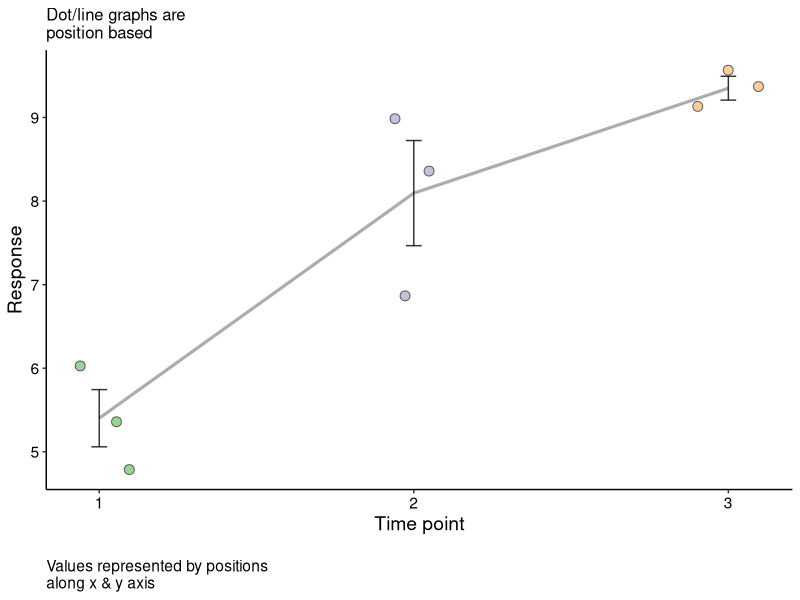
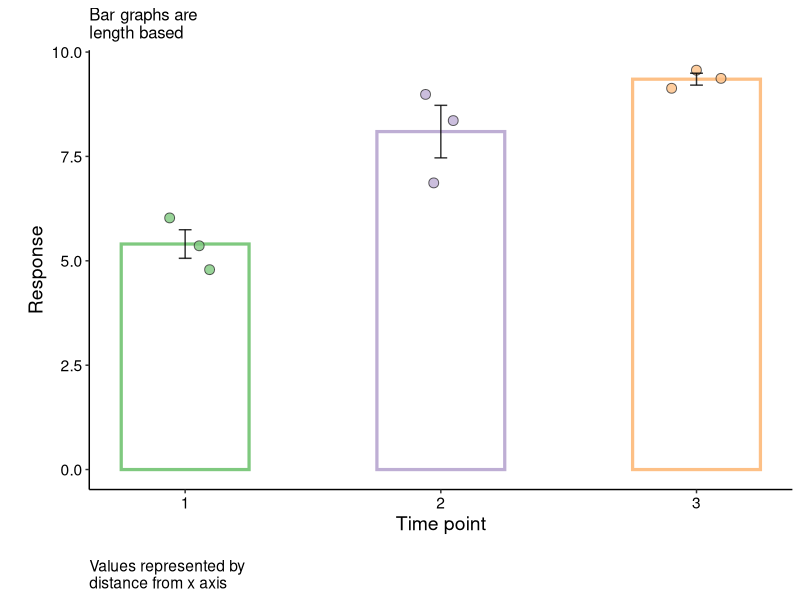
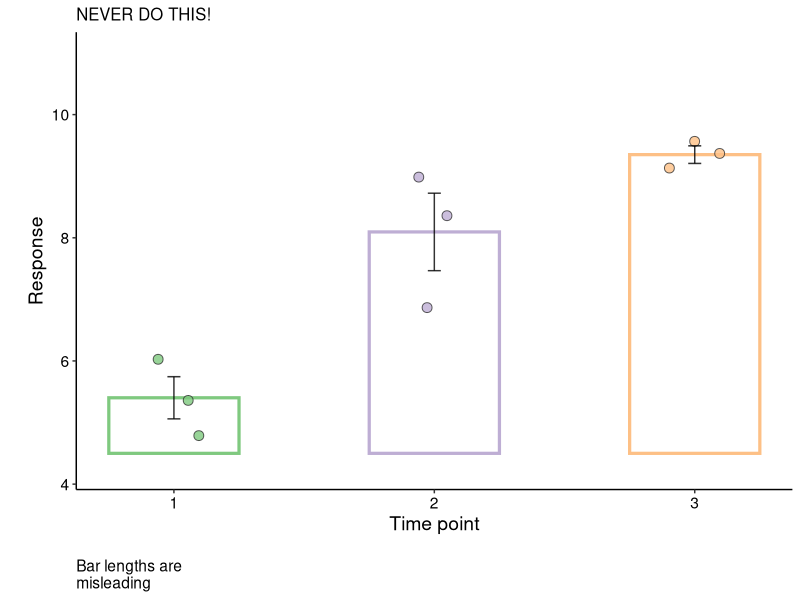
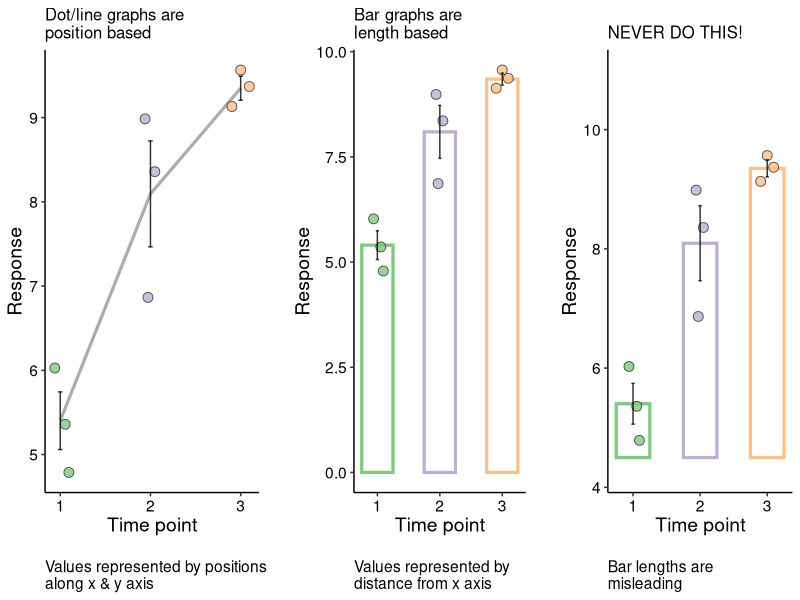
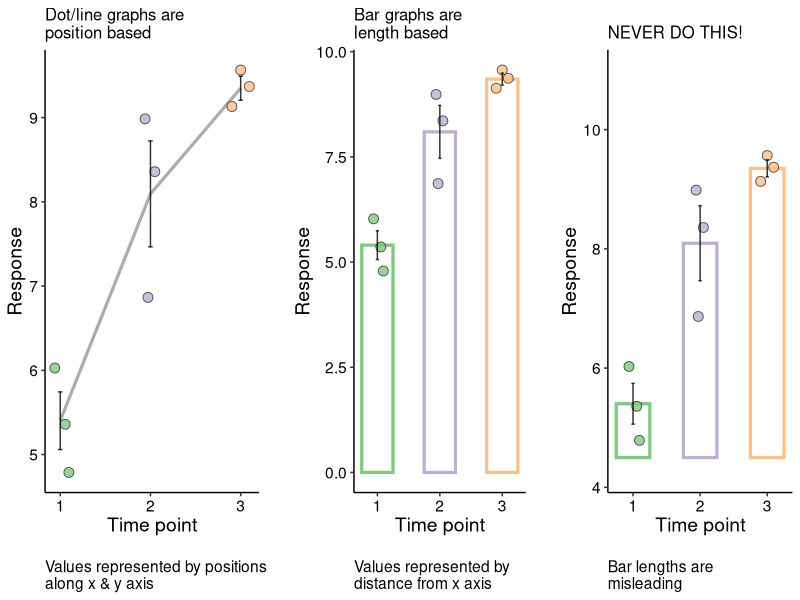
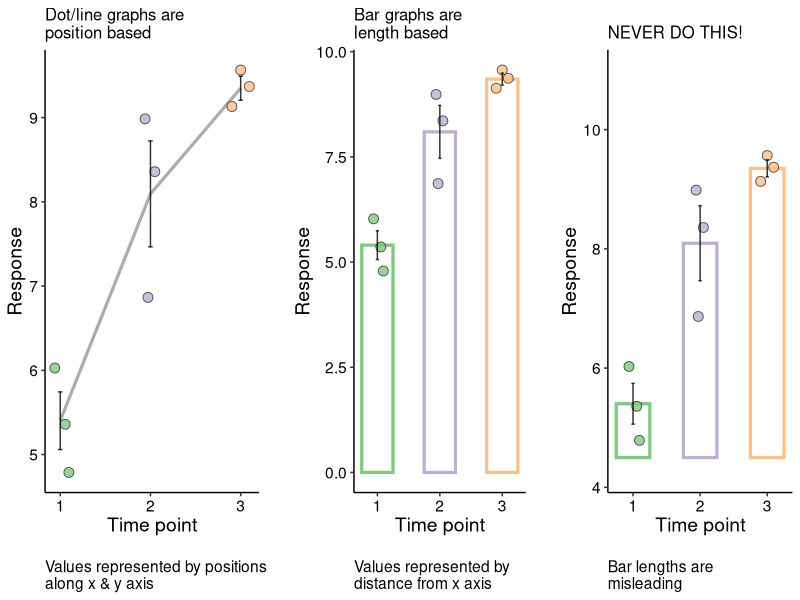

The R script that drew these images, in order:
## ---- chunk 1
knitr::opts_chunk$set(echo = TRUE)
## ---- chunk 2
library(tidyverse)
library(RColorBrewer)
library(cowplot)
## ---- chunk 3
set.seed(666)
Example_data1 <- rbind(
  rnorm(3, mean = 5, sd = 0.5) %>%
    as.data.frame() %>% 
    mutate(time = 1),
  rnorm(3, mean = 8, sd = 0.5) %>% 
    as.data.frame() %>% 
    mutate(time = 2),
  rnorm(3, mean = 10, sd = 0.5) %>%
    as.data.frame() %>% 
    mutate(time = 3)
) %>% 
  rename(response = ".")

head(Example_data1)
## ---- chunk 4
Dotline <- Example_data1 %>% 
  ggplot(aes(x = time, y = response)) +
  stat_summary(geom = "line", fun.data = mean_se, 
               size = 1.1, alpha = 0.8, color = "grey60") +
  geom_point(aes(fill = as.factor(time)), shape = 21, color = "grey20",
             alpha = 0.8, size = 3, position = position_jitter(0.1, seed = 666)) +
  stat_summary(geom = "errorbar", fun.data = mean_se,
               width = 0.05, alpha = 0.8) +
  scale_fill_manual(values = brewer.pal(8, "Accent")) +
  scale_x_continuous(breaks = c(1, 2, 3)) +
  labs(x = "Time point",
       y = "Response",
       title = "Dot/line graphs are\nposition based",
       caption = "\nValues represented by positions\nalong x & y axis") +
  theme_classic() +
  theme(
    legend.position = "none",
    text = element_text(size = 14, color = "black"),
    axis.text = element_text(color = "black"),
    plot.title = element_text(size = 12),
    plot.caption = element_text(hjust = 0)
  )

Dotline
## ---- chunk 5
GoodBar <- Example_data1 %>% 
  ggplot(aes(x = time, y = response)) +
  stat_summary(geom = "bar", fun.data = mean_se, aes(color = as.factor(time)),
               size = 1.1, alpha = 0.8, fill = NA, width = 0.5) +
  geom_point(aes(fill = as.factor(time)), shape = 21, color = "grey20",
             alpha = 0.8, size = 3, position = position_jitter(0.1, seed = 666)) +
  stat_summary(geom = "errorbar", fun.data = mean_se,
               width = 0.05, alpha = 0.8) +
  scale_fill_manual(values = brewer.pal(8, "Accent")) +
  scale_color_manual(values = brewer.pal(8, "Accent")) +
  scale_x_continuous(breaks = c(1, 2, 3)) +
  labs(x = "Time point",
       y = "\nResponse",
       title = "Bar graphs are\nlength based",
       caption = "\nValues represented by\ndistance from x axis") +
  theme_classic() +
  theme(
    legend.position = "none",
    text = element_text(size = 14, color = "black"),
    axis.text = element_text(color = "black"),
    plot.title = element_text(size = 12),
    plot.caption = element_text(hjust = 0)
  )

GoodBar
## ---- chunk 6
Example_data1_s <- Example_data1 %>% 
  group_by(time) %>% 
  summarise(response = mean(response))

head(Example_data1_s)
## ---- chunk 7
BadBar <- Example_data1 %>% 
  ggplot(aes(x = time, y = response)) +
  geom_rect(data = Example_data1_s,
            aes(ymax = response, xmin = time-0.25, xmax = time+0.25,
                color = as.factor(time)), 
            ymin = 4.5, fill = NA, alpha = 0.8, size = 1.1) +
  geom_point(aes(fill = as.factor(time)), shape = 21, color = "grey20",
             alpha = 0.8, size = 3, position = position_jitter(0.1, seed = 666)) +
  stat_summary(geom = "errorbar", fun.data = mean_se,
               width = 0.05, alpha = 0.8) +
  scale_fill_manual(values = brewer.pal(8, "Accent")) +
  scale_color_manual(values = brewer.pal(8, "Accent")) +
  scale_x_continuous(breaks = c(1, 2, 3)) +
  ylim(c(4.25, 11)) + 
  labs(x = "Time point",
       y = "\nResponse",
       title = "NEVER DO THIS!",
       caption = "\nBar lengths are\nmisleading") +
  theme_classic() +
  theme(
    legend.position = "none",
    text = element_text(size = 14, color = "black"),
    axis.text = element_text(color = "black"),
    plot.title = element_text(size = 12),
    plot.caption = element_text(hjust = 0)
  )

BadBar
## ---- chunk 8
plot_grid(Dotline, GoodBar, BadBar, 
          align = "h", axis = "lrtb", nrow = 1)

ggsave("../Results/Position_and_length_based_visualizations.svg", height = 4, width = 8, bg = "white")
ggsave("../Results/Position_and_length_based_visualizations.png", height = 4, width = 8, bg = "white")
